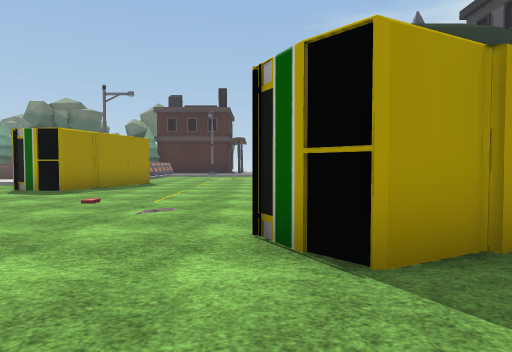
view 1 (above)

19 first-person views from a walk through a 3-D level made in the Unity game engine. The camera is 1.3 m above the floor, tilts 2° down and sees 75° across. The floor is counted in squares, 2 m on a side. Each view is taken from the middle of a square. On the plan, view 1 faces up. The plan holds only what a view shows up to about 10 squares ahead; the rest is blank. The place goes on beyond the plan. The player is left out. Some surface patterns are stand-ins.

view 2
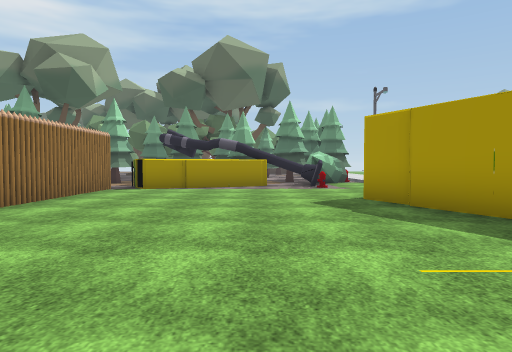

view 3
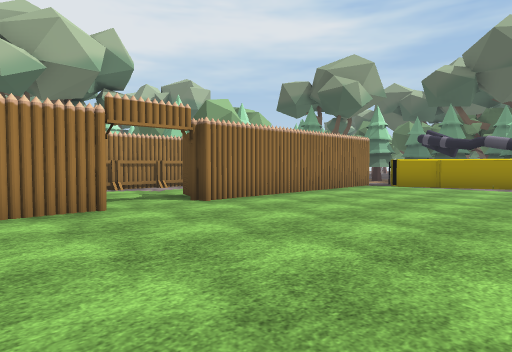

view 4
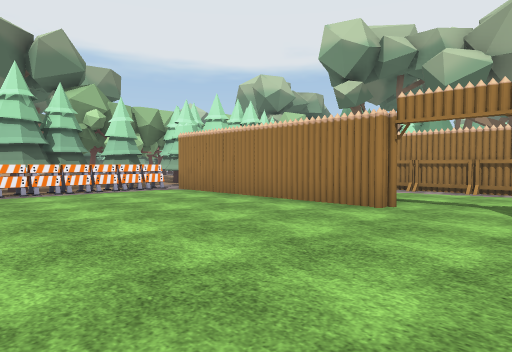

view 5
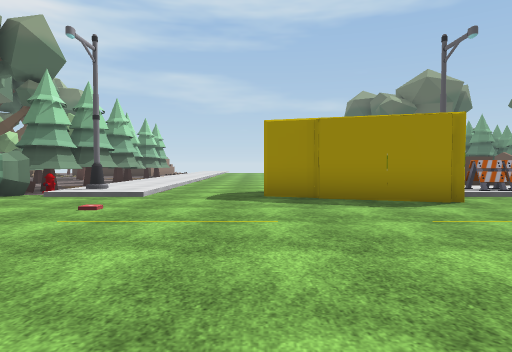

view 6
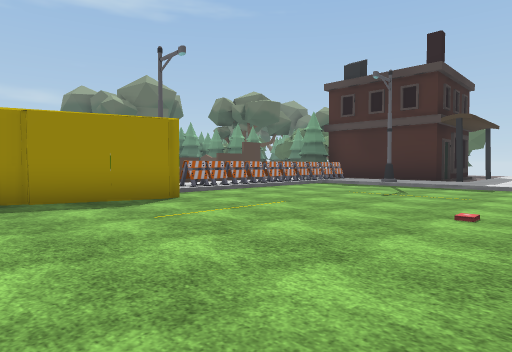

view 7
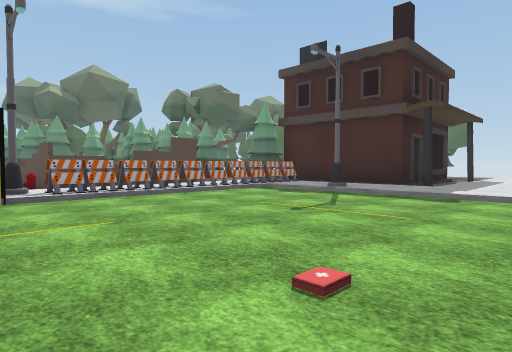

view 8
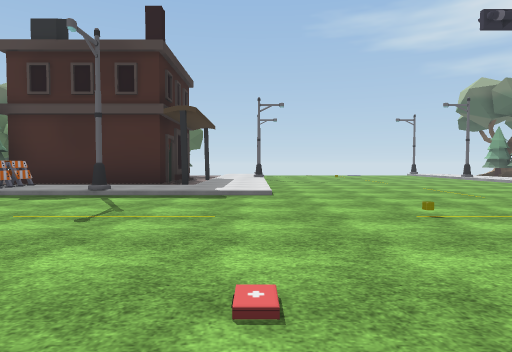

view 9
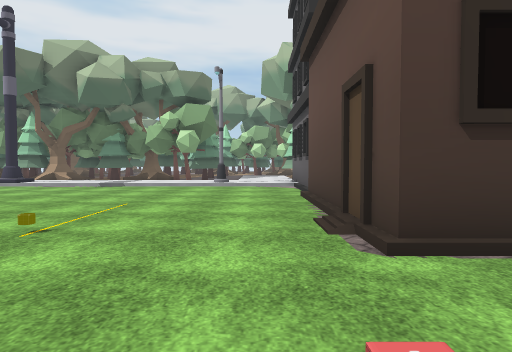

view 10
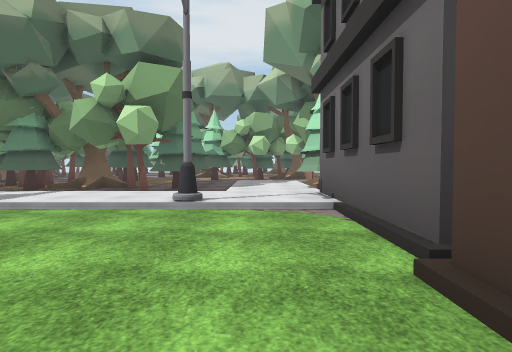

view 11
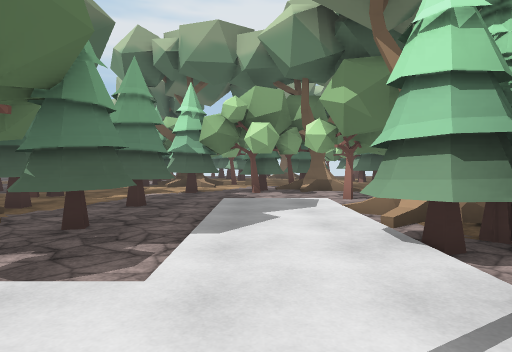

view 12
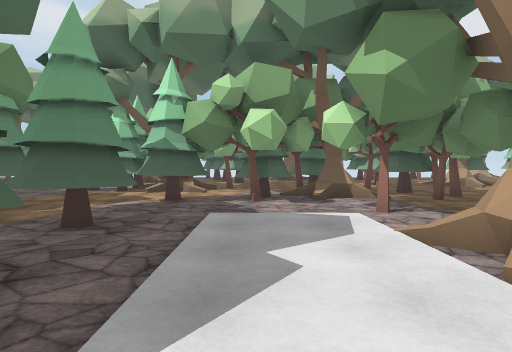

view 13
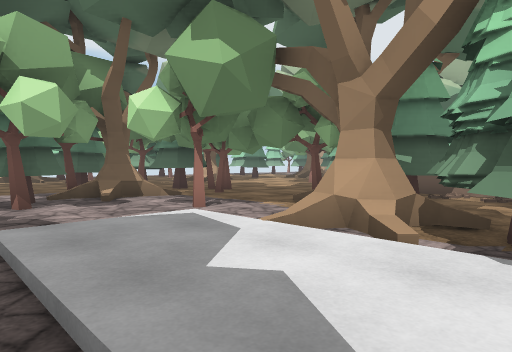

view 14
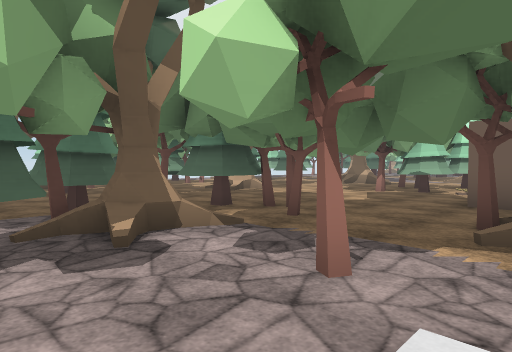

view 15
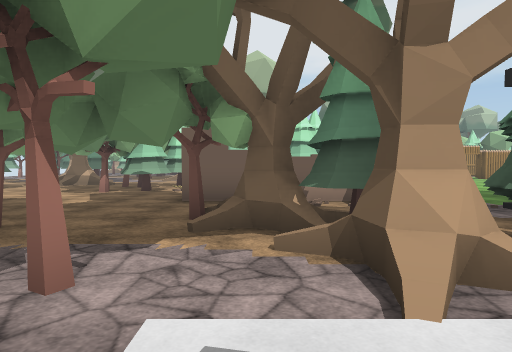

view 16
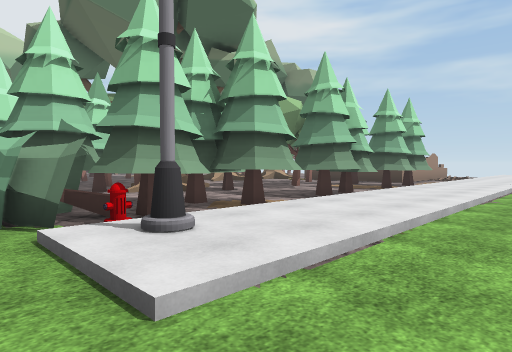

view 17
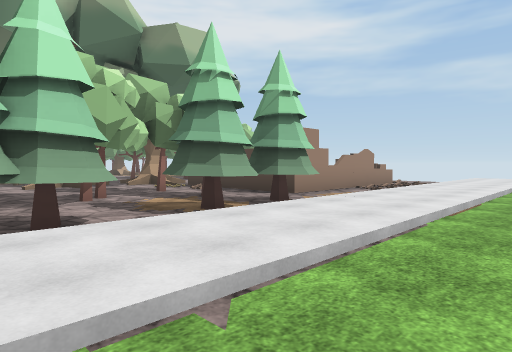

view 18
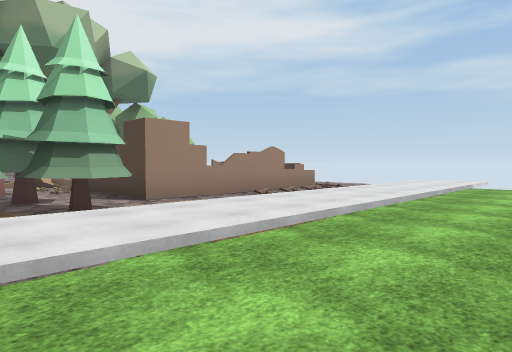

view 19
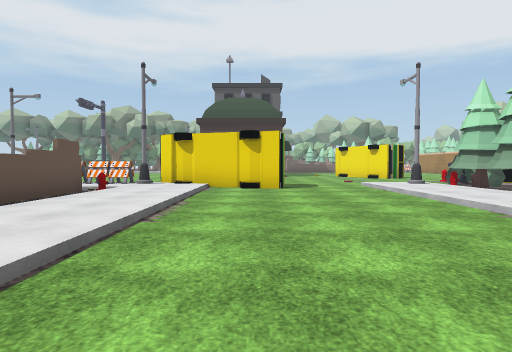

### Floor plan
Key: @ floor where view 1 was taken; # wall or solid block; x gap in a wall; . main floor; : floor 0.25 m higher than the main floor; / step, stairs or slope; ^ raised ledge; O other object.
Columns run from 23 left of view 1 to 21 right of it. Each row starts with its distance up from view 1.
 21                  ####O.::.......
 20                  #//// ::......../   /#   #
 19                   O:/::::......../  ##   ...
 18                   O//#///......../:/#O  x#..
 17                  :O............../://O##....#
 16                 O:O............../://#......#
 15                 O:O.......O....../:/.#.#..#.O
 14                 O:O..............#:/......x..
 13              ...O:O............../::::::..##.
 12            :::::::#.....O.####////::::::...##
 11           ::::::::##......#        O##O.#..O#
 10          .........##......          ##O.....#
  9         .........:#.......          .##O..###
  8       ...........##.......  OO     .... #....
  7 .........................         .. .. .....
  6 ....................O...          .  OOOO....
  5 :::::::::::::::::::.....                 ....
  4 :::::::::::::::::::.....                 .##.
  3    //...###.##.###O....####.              #..
  2   OOOOO###..... ##OO#O.......             #
  1        O #.#.##  #  #...........          #
  0        O.....##     #..@...........O#
 -1        O......OO#   ^..............O##.O
 -2        ......  ##    ^.............O##
 -3         O.//.  #    ##.............O##
 -4           O.        .#######.O#######
 -5                            O..
 -6                            ....
 -7                           .....
 -8                          #######

Where each view was taken, in squares from view 1:
view 1: 0 up, 0 right, facing up
view 2: 0 up, 7 right, facing left
view 3: 1 up, 8 right, facing down-left
view 4: 1 up, 4 right, facing down-right
view 5: 8 up, 2 right, facing left
view 6: 8 up, 2 right, facing up-left
view 7: 11 up, 2 right, facing up-left
view 8: 11 up, 1 right, facing up
view 9: 13 up, 0 right, facing right
view 10: 13 up, 5 right, facing right
view 11: 13 up, 10 right, facing right
view 12: 13 up, 12 right, facing right
view 13: 14 up, 13 right, facing down-right
view 14: 13 up, 16 right, facing down-right
view 15: 13 up, 16 right, facing down
view 16: 7 up, 4 left, facing down-left
view 17: 7 up, 10 left, facing down-left
view 18: 8 up, 13 left, facing down-left
view 19: 9 up, 15 left, facing right
